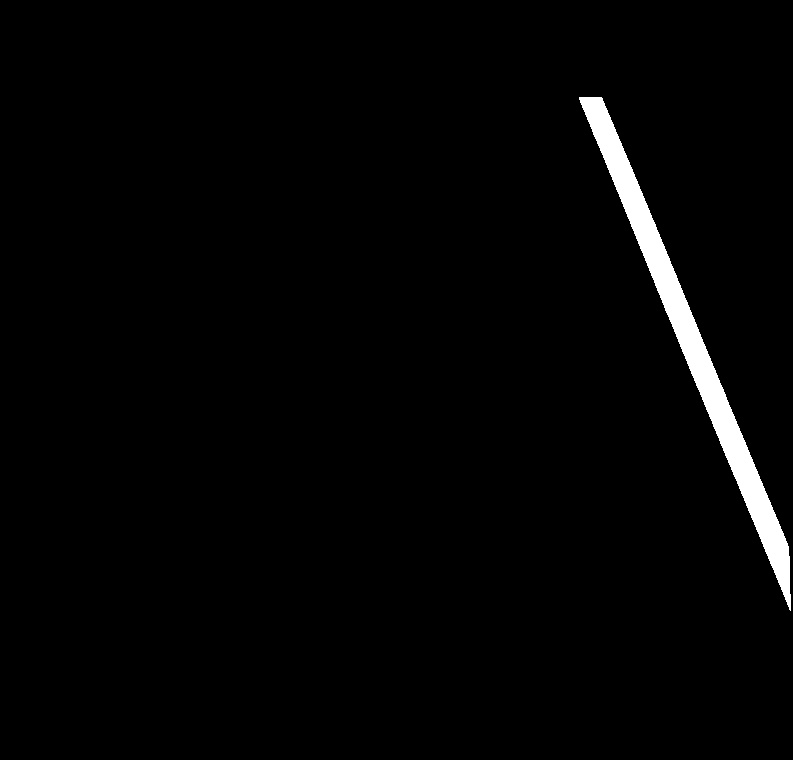
#> input picture New_stitcher/side_view_object0.jpg, 793 x 760 px
$ python -i line_align.py   (imports and definitions only)   (Python 2 division)   (older library calls are emulated)
#> lines starting #> are read from the running program, lines starting #| are printed output that depends on the picture; after the words box and inside, x2 and y2 are one past the last pixel; in counts of white or black regions, pixels touching at a corner belong together
#> further down, picture is the input picture: shape (760, 793, 3); min 0, max 255, mean 5.1
import numpy as np
import cv2
from ulti import kmean
from ulti import find_pairs
import stitcher2
import time
from shapely.geometry import Point
from shapely.geometry.polygon import Polygon
from shapely.geometry import LineString
from shapely.geometry import LinearRing
from shapely.geometry import MultiPoint
from shapely.geometry import Point
#import shapely

# [56 lines left out: functions calcF, checkHalfPlane, not called in this run]


def checkLine(line, n):
# This function checks to see if the lines are vertical or horizontal.
# it is used to ensure that the image edges are not detected. but it may result in
# the dropping of desired lines.

	rho = line[0,0]
	theta = line[0,1]
	#print "CHECKLINE: ", rho, n[0], n[1], theta
	#print (np.abs(rho - n[0]) < 5), (np.abs(theta - np.pi/2) < .001)
	if (np.abs(rho - n[1]) < 5) and (np.abs(theta) < .001):
		return False
	if (np.abs(rho - n[0]) < 5) and (np.abs(theta - np.pi/2) < .001):
		return False

	return True

# [75 lines left out: functions correctPoint, detectAndDescribe, drawEpilines, not called in this run]

def drawLines(rho,theta,image,color=(0,0,255),width=2):
#Copied code for drawing the lines on an image given rho and theta
#It doesn't appear to be functioning correctly, hopefully that's on the code
# and not on the line transform, but if you run into issues with this, it might be
# worth debugging.
	if np.isnan(rho) or np.isnan(theta):
		return

	a = np.cos(theta)
	b = np.sin(theta)
	x0 = a*rho
	y0 = b*rho
	#print "X0,b", x0,b,rho
	x1 = int(x0 + 1000*(-b))
	y1 = int(y0 + 1000*(a))
	x2 = int(x0 - 1000*(-b))
	y2 = int(y0 - 1000*(a))

	# [5 lines of commented-out code are left out]

	cv2.line(image,(x1,y1),(x2,y2),color,width)

# [275 lines left out: functions epiMatch, drawShape, findOuterEdge, findSeams, genBorderMasks, genObjMask and 2 more, not called in this run]

def lineDetect(image, edgeThresh = 20,N_size = 200 ):
	# DEBUG: Sometimes detects lines incorrectly and has divide by zero errors for vertical lines.
	# LineDetect detects whether there is a single prominent line in the image or 2. If there are 2, then
	# the function will return the equation for each. Needs to be debugged, sometimes will only detect one
	# line even though two are present.

	# Generate Lines and points of intersection for image 1
#> called with edgeThresh = 20, N_size = 200
	t = time.time()
	edges1 = cv2.Canny(image,edgeThresh,edgeThresh*3)
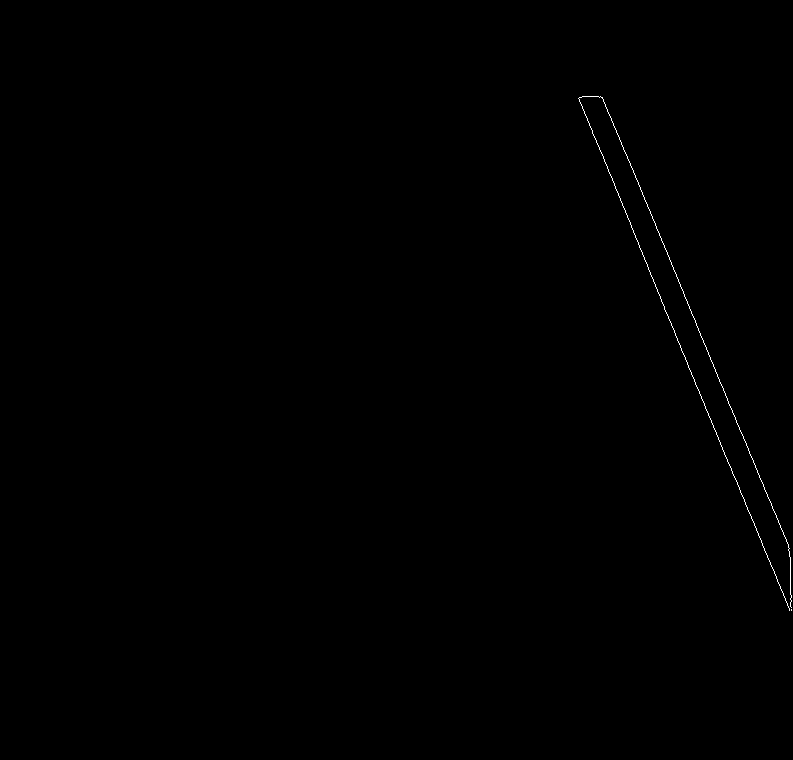
#> edges1: shape (760, 793); 0.17% white in thin lines or dots, all inside (x1, y1, x2, y2) = (578, 96, 792, 611)
	edge_time = time.time() - t

	t = time.time()
	lines1 = lineSelect(edges1,edgeThresh,N_size)
	select_time = time.time() - t

	t = time.time()
	A_pts = np.nonzero(edges1[0,:])
	B_pts = np.nonzero(edges1[:,0])
	C_pts = np.nonzero(edges1[edges1.shape[0]-1,:])
	D_pts = np.nonzero(edges1[:,edges1.shape[1]-1])

	# Check whether multiple lines have been detected.
	if len(A_pts)+len(B_pts)+len(C_pts)+len(D_pts) < 2:
		print "Not enough edge points: ",len(A_pts)+len(B_pts)+len(C_pts)+len(D_pts)
		return []

	if len(A_pts)+len(B_pts)+len(C_pts)+len(D_pts) == 2:
		outline = lines1[0]
		return outline

	# Check for distance between detected line and detected points
	A_dist = []
	B_dist = []
	C_dist = []
	D_dist = []
	pts = []
	distances = []
	temp_line = lines1[0]
	#print "temp_line: ",temp_line[0,0],temp_line[0,1]

	# A points distance
	if any(map(len,A_pts)):
		y = 0
		x = -np.sin(temp_line[0,1])/np.cos(temp_line[0,1])*y + temp_line[0,0]/np.cos(temp_line[0,1])
		A_dist = np.abs(A_pts - x)
		#print "A Distance: ",A_dist,x,y
		for i in range(0,len(A_pts[0])):
			#print A_pts[0][i],A_dist[0][i]
			pts.append([A_pts[0][i],y])
			distances.append(A_dist[0][i])

	# B points distance
	if any(map(len,B_pts)):
		x = 0
		y = -np.cos(temp_line[0,1])/np.sin(temp_line[0,1])*x + temp_line[0,0]/np.sin(temp_line[0,1])
		B_dist = np.abs(B_pts - y)
		#print "B Distance: ",B_dist,x,y
		for i in range(0,len(B_pts[0])):
			#print B_pts[0][i],B_dist[0][i]
			pts.append([x,B_pts[0][i]])
			distances.append(B_dist[0][i])

	# C points distance
	if any(map(len,C_pts)):
		y = edges1.shape[0]-1
		x = -np.sin(temp_line[0,1])/np.cos(temp_line[0,1])*y + temp_line[0,0]/np.cos(temp_line[0,1])
		C_dist = np.abs(C_pts - x)
		#print "C Distance: ",C_dist,x,y
		for i in range(0,len(C_pts[0])):
			#print C_pts[0][i],C_dist[0][i]
			pts.append([C_pts[0][i],y])
			distances.append(C_dist[0][i])

	# D points distance
	if any(map(len,D_pts)):
		x = edges1.shape[1]-1
		y = -np.cos(temp_line[0,1])/np.sin(temp_line[0,1])*x + temp_line[0,0]/np.sin(temp_line[0,1])
		D_dist = np.abs(D_pts - y)
		#print "D Distance: ",D_dist,x,y
		for i in range(0,len(D_pts[0])):
			#print D_pts[0][i],D_dist[0][i]
			pts.append([x,D_pts[0][i]])
			distances.append(D_dist[0][i])

	#print pts
	#print distances
	idx = np.argsort(np.mat(distances))
	#print idx
	#print pts[idx[0,0]], pts[idx[0,1]]


	chosen_pts = np.array(pts)[idx]
	chosen_pts = [[chosen_pts[0][0][0],chosen_pts[0][0][1]],[chosen_pts[0][1][0],chosen_pts[0][1][1]]]
	distances = np.array(distances)[idx]
	first_line = temp_line
	second_line = first_line


	#print chosen_pts
	#print distances

	# detect distance to subsequent lines
	for i in range(1, len(lines1)):
		print "Detecting subsequent lines..."
		pts = []
		distances = []
		temp_line = lines1[i]

		# A points distance
		if any(map(len,A_pts)):
			y = 0
			x = -np.sin(temp_line[0,1])/np.cos(temp_line[0,1])*y + temp_line[0,0]/np.cos(temp_line[0,1])
			A_dist = np.abs(A_pts - x)
			#print "A Distance: ",A_dist,x,y
			for i in range(0,len(A_pts[0])):
				#print A_pts[0][i],A_dist[0][i]
				pts.append([A_pts[0][i],y])
				distances.append(A_dist[0][i])

		# B points distance
		if any(map(len,B_pts)):
			x = 0
			y = -np.cos(temp_line[0,1])/np.sin(temp_line[0,1])*x + temp_line[0,0]/np.sin(temp_line[0,1])
			B_dist = np.abs(B_pts - y)
			#print "B Distance: ",B_dist,x,y
			for i in range(0,len(B_pts[0])):
				#print B_pts[0][i],B_dist[0][i]
				pts.append([x,B_pts[0][i]])
				distances.append(B_dist[0][i])

		# C points distance
		if any(map(len,C_pts)):
			y = edges1.shape[0]-1
			x = -np.sin(temp_line[0,1])/np.cos(temp_line[0,1])*y + temp_line[0,0]/np.cos(temp_line[0,1])
			C_dist = np.abs(C_pts - x)
			#print "C Distance: ",C_dist,x,y
			for i in range(0,len(C_pts[0])):
				#print C_pts[0][i],C_dist[0][i]
				pts.append([C_pts[0][i],y])
				distances.append(C_dist[0][i])

		# D points distance
		if any(map(len,D_pts)):
			x = edges1.shape[1]-1
			y = -np.cos(temp_line[0,1])/np.sin(temp_line[0,1])*x + temp_line[0,0]/np.sin(temp_line[0,1])
			D_dist = np.abs(D_pts - y)
			#print "D Distance: ",D_dist,x,y
			for i in range(0,len(D_pts[0])):
				#print D_pts[0][i],D_dist[0][i]
				pts.append([x,D_pts[0][i]])
				distances.append(D_dist[0][i])

		idx = np.argsort(np.mat(distances))
		line_pts = np.array(pts)[idx]
		line_pts = [[line_pts[0][0][0],line_pts[0][0][1]],[line_pts[0][1][0],line_pts[0][1][1]]]


		line_found = False

		for i in range(0,2):
			match_flag = False
			for j in range(0,2):
				if np.linalg.norm(np.mat(line_pts[i]) - np.mat(chosen_pts[j])) < 5:
					print "Match Found: ",line_pts,chosen_pts
					match_flag = True

			if not match_flag:
				second_line = temp_line
				line_found = True
				break


		if line_found:
			break


	match_time = time.time() - t
	file = open('subtest.txt','a')
	file.write("Edge Timing: " + str(edge_time) + "\n")
	file.write("Line Timing: " + str(select_time) + "\n")
	file.write("Matching Timing" + str(match_time) + "\n")
	file.close()
	return [first_line[0,0],first_line[0,1]],[second_line[0,0],second_line[0,1]]

# [43 lines left out: function lineEdge, not called in this run]


def lineSelect(image, edgeThresh, N_size):
# Computes the line corresponding to the most prominent edge in the image.

#> called with edgeThresh = 20, N_size = 200
	n = image.shape
#> n = (760, 793)
	outlines = (0,0)

	edges = cv2.Canny(image,edgeThresh,edgeThresh*3)
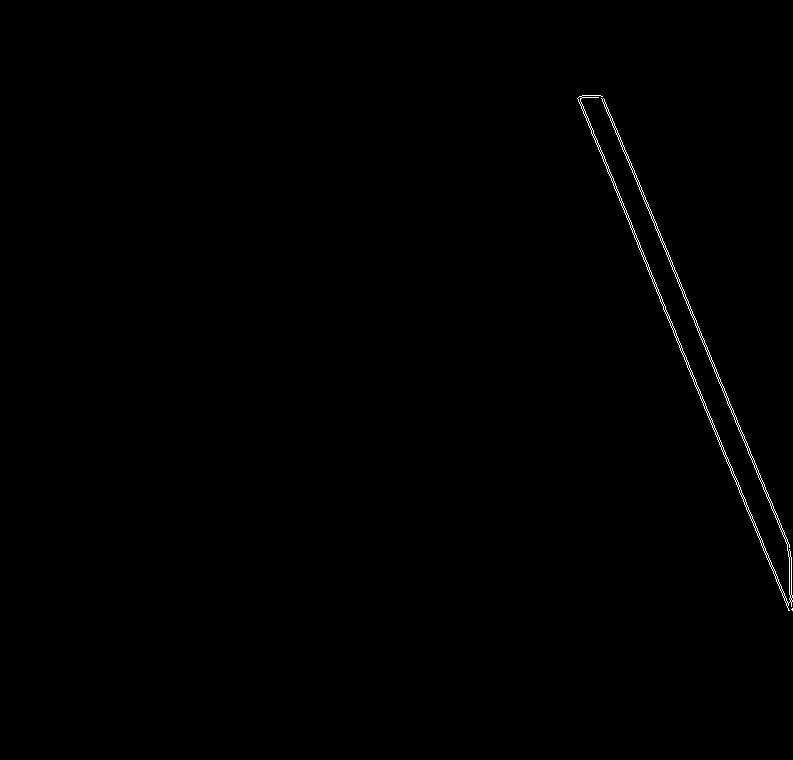
#> edges: shape (760, 793); 0.35% white in thin lines or dots, all inside (x1, y1, x2, y2) = (577, 95, 793, 611)

	#cv2.imshow("Temp",image)
	#cv2.waitKey(0)

	lines = cv2.HoughLines(edges[1:edges.shape[0]-1,1:edges.shape[1]-1],1,np.pi/180,N_size/2)
#> lines = [[-501, 2.76], [-514, 2.74], [-524, 2.76], [-499, 2.76], [-490, 2.74], [-492, 2.74], [-516, 2.74]]

	temp_image = np.repeat(edges[:, :, np.newaxis]/2, 3, axis=2)
	temp_image = 100*temp_image.astype('uint8')
	if lines is None:
		print "ERROR: No line found in lineSelect"
		return np.mat([0,0])

	for line in lines:
		#print line[0,0], line[0,1]
		drawLines(line[0,0],line[0,1],temp_image)
#> this loop made 7 passes
#> (line, a in drawLines, b in drawLines, x0 in drawLines, y0 in drawLines, x1 in drawLines, y1 in drawLines, x2 in drawLines) on passes 1 to 7: ([[-501, 2.76]], -0.927, 0.375, 464.5, -187.7, 89, -1114, 839), ([[-514, 2.74]], -0.921, 0.391, 473.1, -200.8, 82, -1121, 863), ([[-524, 2.76]], -0.927, 0.375, 485.8, -196.3, 111, -1123, 860), ([[-499, 2.76]], -0.927, 0.375, 462.7, -186.9, 88, -1114, 837), ([[-490, 2.74]], -0.921, 0.391, 451, -191.5, 60, -1111, 841), ([[-492, 2.74]], -0.921, 0.391, 452.9, -192.2, 62, -1112, 843), ([[-516, 2.74]], -0.921, 0.391, 475, -201.6, 84, -1122, 865)

	cc = 0;
	outlines = []
	for line in lines:
		#print "LINE: ",line, np.abs(line[0,1] - np.pi/2) > .001
		#Removing vertical and horizontal lines, this is probably not a great way of selecting lines.
		if checkLine(line,n):
			#print "Not 0: ", cc,line[0,0], line[0,1]
			outlines.append([line[0,0],line[0,1]])
			cc = cc + 1
#> this loop made 7 passes
#> after the loop, cc = 7; outlines has the same summary as lines

	outlines = sortLines(outlines, edges)

	# Grab line crossing points

	# Identify 2 dominant line crossings
	# Check for secondary line crossings
	#
	#print "FINAL LINE: ", outlines

	return outlines

# [250 lines left out: functions matchLines, mapCoveredSide, modelBackground, pairLines, setRight, setLeft and 2 more, not called in this run]


def sortLines(lines, edge):
# Sort the lines by how well they cover the edge. Still needs to bwe adjusted for multi-edge
	#print "Pre-sort:", lines
	H = np.eye(3)
	lines = np.mat(lines)

	# Transform the lines based on H

	# Evaluate for the seam

	coverage = []
	for line in lines:
		#print line
		temp= np.zeros((edge.shape[0], edge.shape[1],3)).astype('uint8')
		drawLines(line[0,0],line[0,1],temp)
		temp = np.nonzero(temp[:,:,0]*edge)
		coverage.append(len(temp[0]))
#> after the loop, coverage = [0, 0, 0, 0, 0, 0, 0]
		#print temp,coverage

	#idx = coverage.index(max(coverage))
	idx = np.argsort(-np.mat(coverage))
	np.array(lines)[idx]
	outlines = lines
#> outlines has the same summary as lines in lineSelect
	#outlines = lines[idx]
	#outlines = lines[lines[:,1].argsort()]
	#print "Post-sort: ", outlines


	return outlines

# [479 lines left out: functions surgSeg, warpObject, lineAlign, not called in this run]

>>> import cv2
>>> picture = cv2.imread('side_view_object0.jpg')
>>> result = lineDetect(picture)
#> in lineDetect, `lines1 = lineSelect(edges1,edgeThresh,N_size)`: lines1 has the same summary as lines in lineSelect
#> in lineDetect, `A_pts = np.nonzero(edges1[0,:])`: A_pts = (empty array,)
#> in lineDetect, `temp_line = lines1[0]`: temp_line = [[-501, 2.76]]
#> (the run stopped early here; a loop or call above may not have finished)
